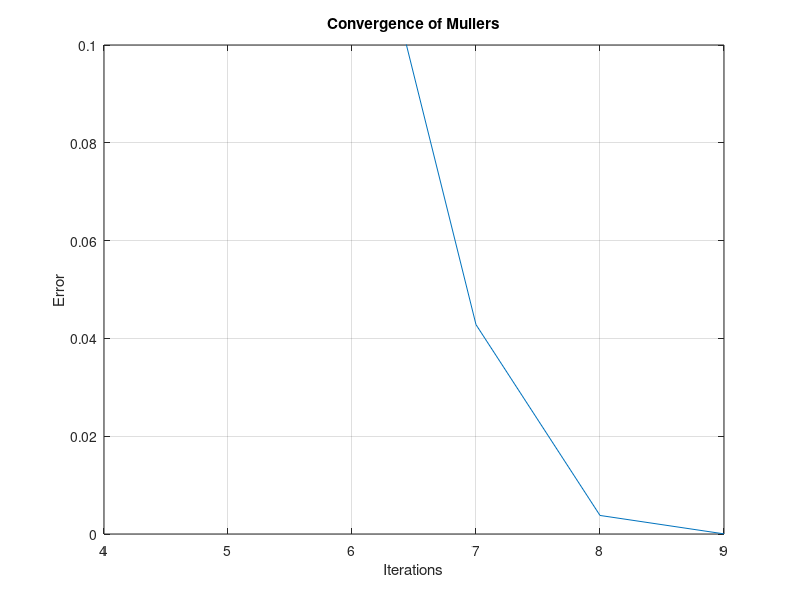

The MATLAB source for this figure:
%Mullers Method in MATLAB
%Author: R Abhinandan
%AM.EN.U4ME18040
f=@(x) x^4-3*x^3+x^2+x+1; %Change the function
p0=0.5; p1=-0.5; p2=0; %Change the inital values
tol=10^-5; h1 = p1-p0; h2 = p2-p1; d1=(f(p1)-f(p0))/h1; d2=(f(p2)-f(p1))/h2; d=(d2-d1)/(h2 + h1); i = 3;
while i<100
    b = d2 + h2*d;
    D = (b^2-4*f(p2)*d)^0.5;
    if abs(b-D)<abs(b+D)
        E=b+D;
    else
        E=b-D;
    end
    h = -2*f(p2)/E;
    p = p2 + h;
    if abs(h)<tol
        disp(p);
        break
    end
    p0 = p1;
    p1 = p2;
    p2 = p;
    h1 = p1 - p0;
    h2 = p2 - p1;
    d1 = (f(p1)-f(p0))/h1;
    d2 = (f(p2)-f(p1))/h2;
    d = (d2-d1)/(h2 + h1);
    i = i + 1;
    err(i)=abs(h);
end
figure
plot(err)
grid on 
title('Convergence of Mullers')
ylabel('Error')
xlabel('Iterations')
axis ([4 9 0 10e-2]) %Don't change the '4'. Change the '9' as per the 'i' value in the workspace, ie no of iterations required to compute the root   
